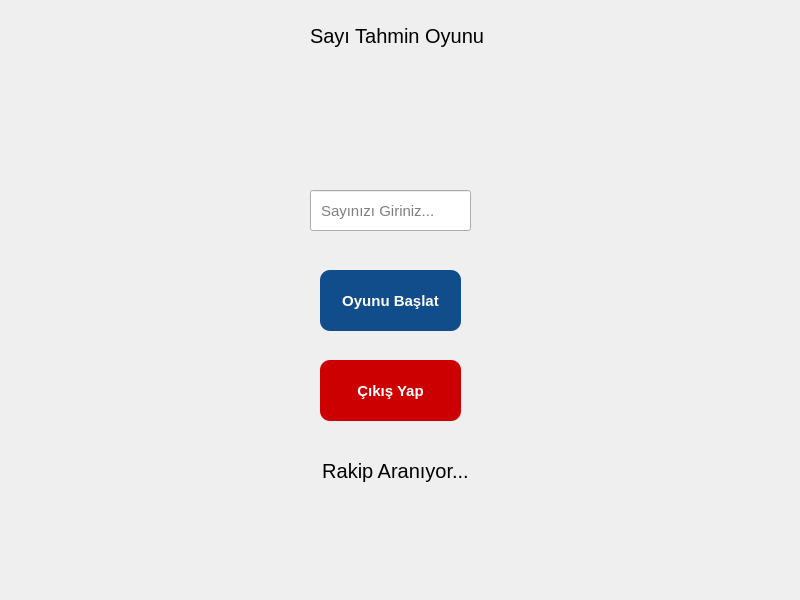
<?xml version="1.0" encoding="UTF-8"?>
<ui version="4.0">
 <class>Dialog</class>
 <widget class="QDialog" name="Dialog">
  <property name="geometry">
   <rect>
    <x>0</x>
    <y>0</y>
    <width>800</width>
    <height>600</height>
   </rect>
  </property>
  <property name="font">
   <font>
    <pointsize>11</pointsize>
   </font>
  </property>
  <property name="windowTitle">
   <string>Dialog</string>
  </property>
  <widget class="QLabel" name="label">
   <property name="geometry">
    <rect>
     <x>310</x>
     <y>0</y>
     <width>181</width>
     <height>71</height>
    </rect>
   </property>
   <property name="font">
    <font>
     <pointsize>15</pointsize>
    </font>
   </property>
   <property name="text">
    <string>Sayı Tahmin Oyunu</string>
   </property>
  </widget>
  <widget class="QPushButton" name="startButton">
   <property name="geometry">
    <rect>
     <x>320</x>
     <y>270</y>
     <width>141</width>
     <height>61</height>
    </rect>
   </property>
   <property name="font">
    <font>
     <weight>75</weight>
     <bold>true</bold>
    </font>
   </property>
   <property name="styleSheet">
    <string notr="true">color: white;
background-color: rgb(17, 76, 139);
border-radius: 10px;</string>
   </property>
   <property name="text">
    <string>Oyunu Başlat</string>
   </property>
  </widget>
  <widget class="QPushButton" name="exitButton">
   <property name="geometry">
    <rect>
     <x>320</x>
     <y>360</y>
     <width>141</width>
     <height>61</height>
    </rect>
   </property>
   <property name="font">
    <font>
     <pointsize>11</pointsize>
     <weight>75</weight>
     <bold>true</bold>
    </font>
   </property>
   <property name="styleSheet">
    <string notr="true">background-color: rgb(204, 0, 0);
color: rgb(255, 255, 255);
border-radius: 10px;</string>
   </property>
   <property name="text">
    <string>Çıkış Yap</string>
   </property>
  </widget>
  <widget class="QLabel" name="searchLabel">
   <property name="enabled">
    <bool>true</bool>
   </property>
   <property name="geometry">
    <rect>
     <x>230</x>
     <y>440</y>
     <width>331</width>
     <height>61</height>
    </rect>
   </property>
   <property name="font">
    <font>
     <pointsize>15</pointsize>
    </font>
   </property>
   <property name="text">
    <string>Rakip Aranıyor...</string>
   </property>
   <property name="alignment">
    <set>Qt::AlignCenter</set>
   </property>
  </widget>
  <widget class="QLineEdit" name="myNumberEdit">
   <property name="geometry">
    <rect>
     <x>310</x>
     <y>190</y>
     <width>161</width>
     <height>41</height>
    </rect>
   </property>
   <property name="styleSheet">
    <string notr="true">padding-left:8px
</string>
   </property>
   <property name="placeholderText">
    <string>Sayınızı Giriniz...</string>
   </property>
  </widget>
 </widget>
 <resources/>
 <connections/>
</ui>
